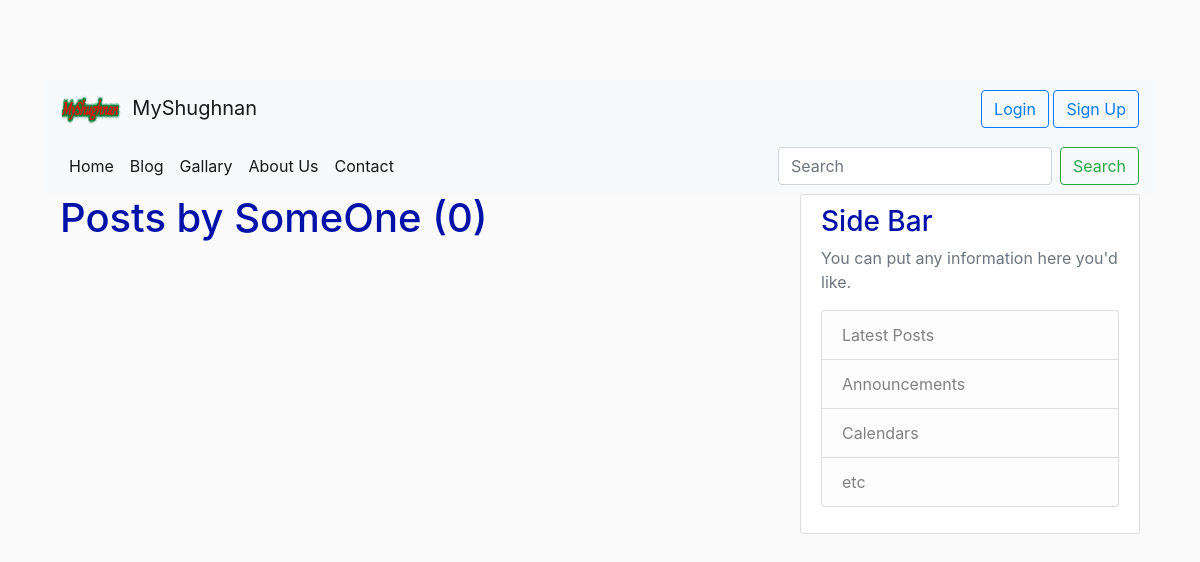
The page /user/SomeOne on the database as committed earlier.
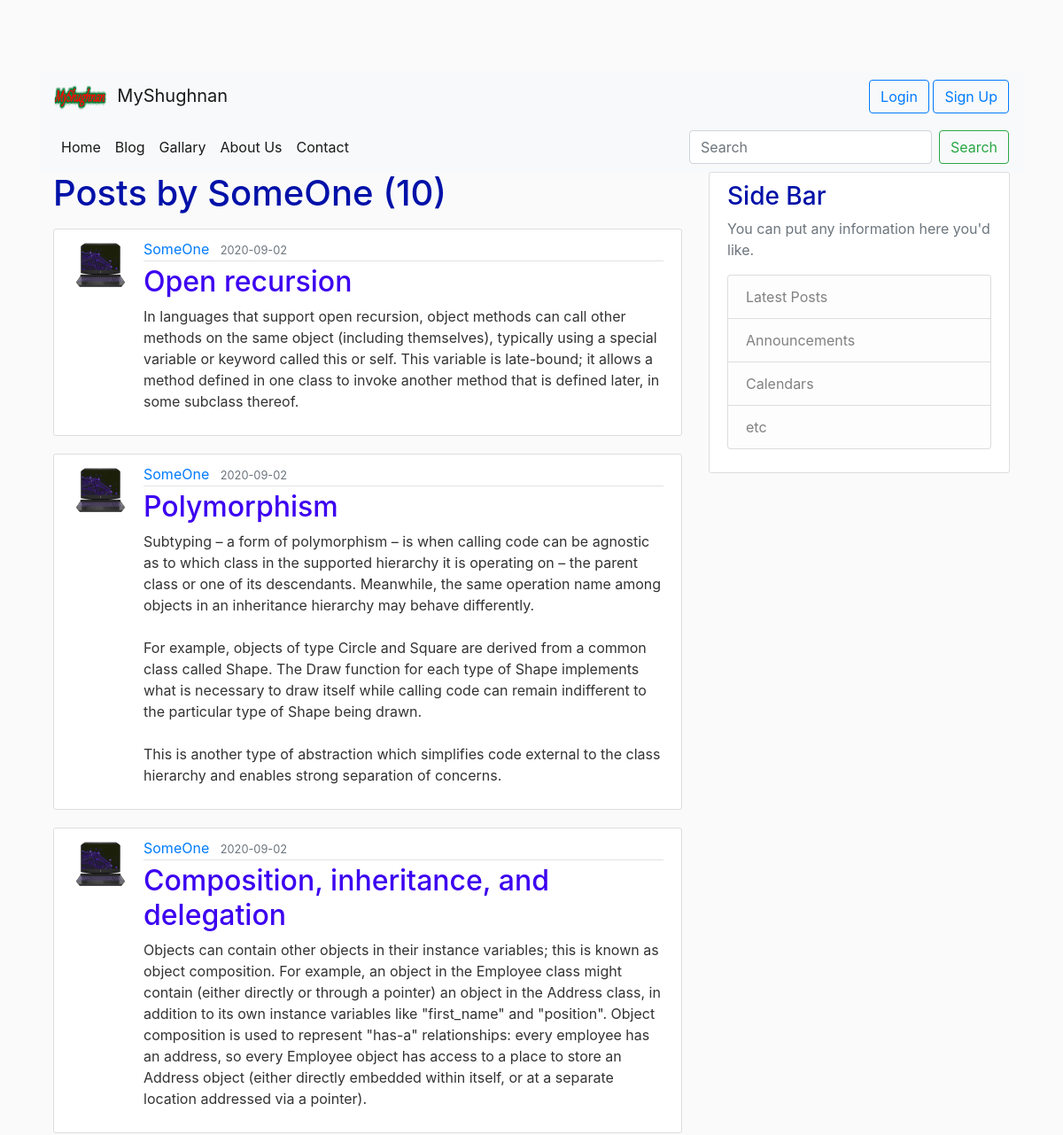
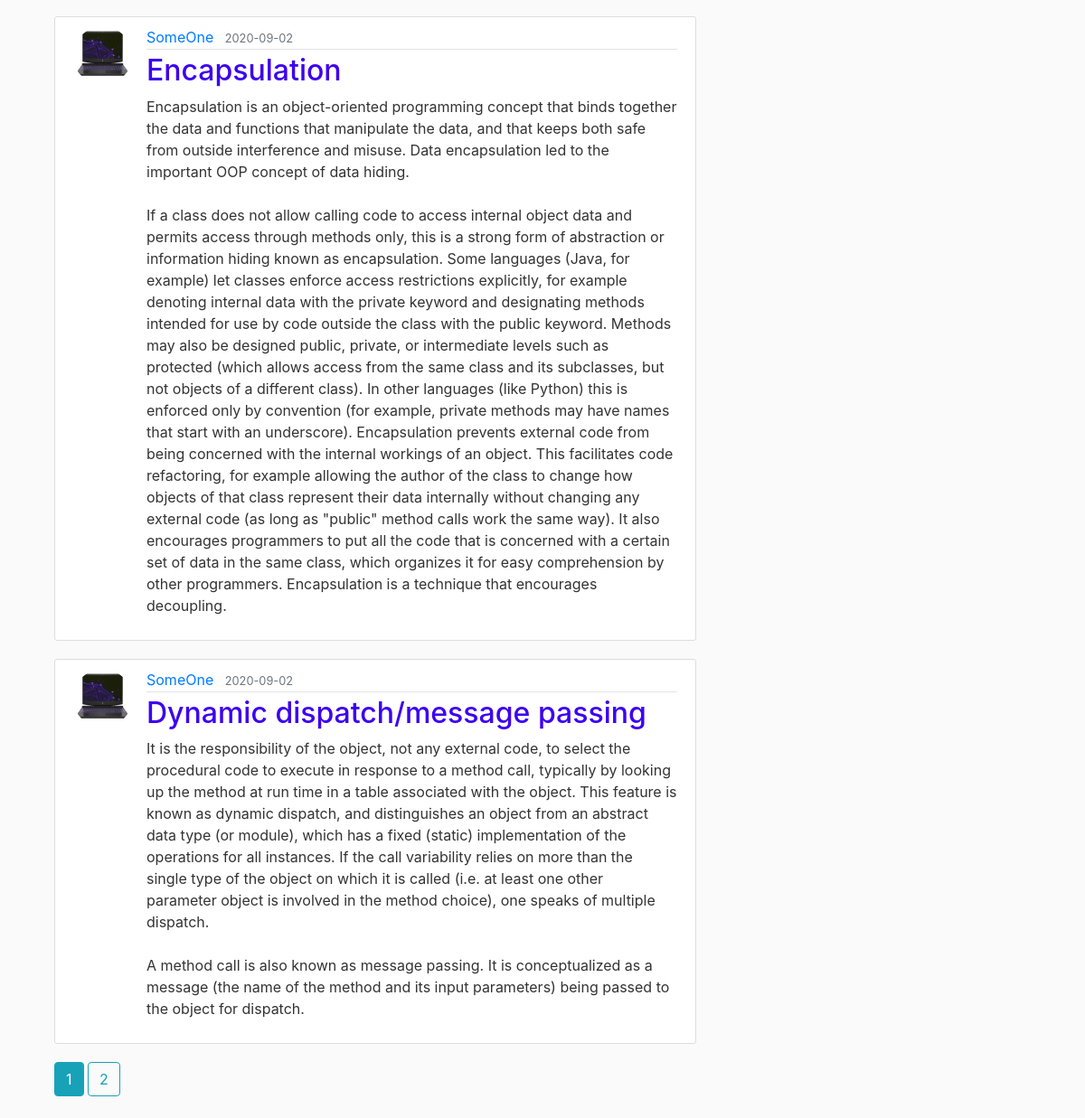
The same page on the database as committed later (2 pictures, top to bottom).
### flaskblog/models.py (models this page shows, shortened)
class Post(db.Model):
    id = db.Column(db.Integer, primary_key = True )
    title  = db.Column(db.String(100), nullable = False)
    date_posted = db.Column(db.DateTime,  nullable = False, default = datetime.utcnow)
    content =  db.Column(db.Text, nullable = False)
    user_id = db.Column(db.Integer, db.ForeignKey('user.id'), nullable = False)

class User(db.Model, UserMixin):
    id = db.Column(db.Integer, primary_key = True )
    username = db.Column(db.String(20), unique = True, nullable = False)
    email = db.Column(db.String(120), unique = True, nullable = False)
    image_file = db.Column(db.String(20), nullable = False, default = 'default.jpg')
    password = db.Column(db.String(60), nullable = False)
    posts = db.relationship('Post', backref='author', lazy = True)

### flaskblog/users/routes.py (the view)
@users.route("/user/<string:username>")
def user_posts(username):
    page = request.args.get('page', 1, type=int)
    user = User.query.filter_by(username=username).first_or_404()
    posts = Post.query.filter_by(author=user)\
        .order_by(Post.date_posted.desc())\
        .paginate(page=page, per_page=5)
    return render_template('user_posts.html', posts=posts, user=user)

### flaskblog/templates/user_posts.html
{% extends "base.html" %}
{% block content %}
    <h1 class="mb-3">Posts by {{ user.username }} ({{ posts.total }})</h1>
    {% for post in posts.items %}
        <article class="media content-section">
          <img class="rounded-circle article-img" height="100" width="100" src="{{ url_for('static', filename='profile_pics/' + post.author.image_file) }}">
          <div class="media-body">
            <div class="article-metadata">
              <a class="mr-2" href="{{ url_for('users.user_posts', username=post.author.username) }}">{{ post.author.username }}</a>
              <small class="text-muted">{{ post.date_posted.strftime('%Y-%m-%d') }}</small>
            </div>
            <h2><a class="article-title" href="{{ url_for('posts.post', post_id=post.id) }}">{{ post.title }}</a></h2>
            <p class="article-content">{{ post.content }}</p>
          </div>
        </article>
    {% endfor %}
    {% for page_num in posts.iter_pages(left_edge=1, right_edge=1, left_current=1, right_current=2) %}
      {% if page_num %}
        {% if posts.page == page_num %}
          <a class="btn btn-info mb-4" href="{{ url_for('users.user_posts', username=user.username, page=page_num) }}">{{ page_num }}</a>
        {% else %}
          <a class="btn btn-outline-info mb-4" href="{{ url_for('users.user_posts', username=user.username, page=page_num) }}">{{ page_num }}</a>
        {% endif %}
      {% else %}
        ...
      {% endif %}
    {% endfor %}
{% endblock content %}

Rows that differ between the two databases and show on the page:
added Post: image_file (picture), author.username "SomeOne", date_posted "2020-09-02", title "Open recursion", content "In languages that support open recursion, object methods can call other methods on the same object (including themselves), typically using a special variable or keyword called this or self. This variable is late-bound; it allows a method defined in one class to invoke another method that is defined later, in some subclass thereof."
added Post: image_file (picture), author.username "SomeOne", date_posted "2020-09-02", title "Polymorphism", content "Subtyping – a form of polymorphism – is when calling code can be agnostic as to which class in the supported hierarchy it is operating on – the parent class or one of its descendants. Meanwhile, the same operation name among objects in an inheritance hierarchy may behave differently. For example, objects of type Circle and Square are derived from a common class called Shape. The Draw function for each type of Shape implements what is necessary to draw itself while calling code can remain indifferent to the particular type of Shape being drawn. This is another type of abstraction which simplifies code external to the class hierarchy and enables strong separation of concerns."
added Post: image_file (picture), author.username "SomeOne", date_posted "2020-09-02", title "Composition, inheritance, and delegation", content "Objects can contain other objects in their instance variables; this is known as object composition. For example, an object in the Employee class might contain (either directly or through a pointer) an object in the Address class, in addition to its own instance variables like \"first_name\" and \"position\". Object composition is used to represent \"has-a\" relationships: every employee has an address, so every Employee object has access to a place to store an Address object (either directly embedded within itself, or at a separate location addressed via a pointer)."
added Post: image_file (picture), author.username "SomeOne", date_posted "2020-09-02", title "Encapsulation", content "Encapsulation is an object-oriented programming concept that binds together the data and functions that manipulate the data, and that keeps both safe from outside interference and misuse. Data encapsulation led to the important OOP concept of data hiding. If a class does not allow calling code to access internal object data and permits access through methods only, this is a strong form of abstraction or information hiding known as encapsulation. Some languages (Java, for example) let classes enforce access restrictions explicitly, for example denoting internal data with the private keyword and designating methods intended for use by code outside the class with the public keyword. Methods…"
added Post: image_file (picture), author.username "SomeOne", date_posted "2020-09-02", title "Dynamic dispatch/message passing", content "It is the responsibility of the object, not any external code, to select the procedural code to execute in response to a method call, typically by looking up the method at run time in a table associated with the object. This feature is known as dynamic dispatch, and distinguishes an object from an abstract data type (or module), which has a fixed (static) implementation of the operations for all instances. If the call variability relies on more than the single type of the object on which it is called (i.e. at least one other parameter object is involved in the method choice), one speaks of multiple dispatch. A method call is also known as message passing. It is conceptualized as a message…"
Other text that changed with them:
{{ posts.total }}: "0" → "10"
new list line: "1"
new list line: "2"
